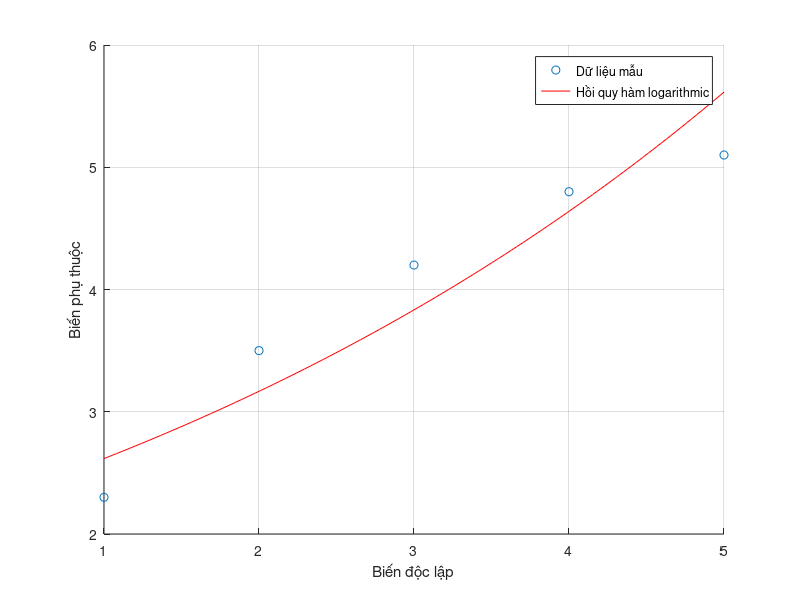

The MATLAB source for this figure:
% Dữ liệu mẫu
x = [1, 2, 3, 4, 5];
y = [2.3, 3.5, 4.2, 4.8, 5.1];

% Hồi quy hàm logarithmic
coefficients = polyfit(x, log(y), 1);

% Tính giá trị dự đoán từ mô hình hồi quy
x_pred = linspace(min(x), max(x), 100);
y_pred = exp(polyval(coefficients, x_pred));

% Hiển thị kết quả
figure;
scatter(x, y, 'o', 'DisplayName', 'Dữ liệu mẫu');
hold on;
plot(x_pred, y_pred, 'r', 'DisplayName', 'Hồi quy hàm logarithmic');
xlabel('Biến độc lập');
ylabel('Biến phụ thuộc');
legend;
grid on;
% In ra đa thức hồi quy
disp('Đa thức hồi quy:');
disp(['y = ', num2str(coefficients(1)), ' * log(x) + ', num2str(coefficients(2))]);
